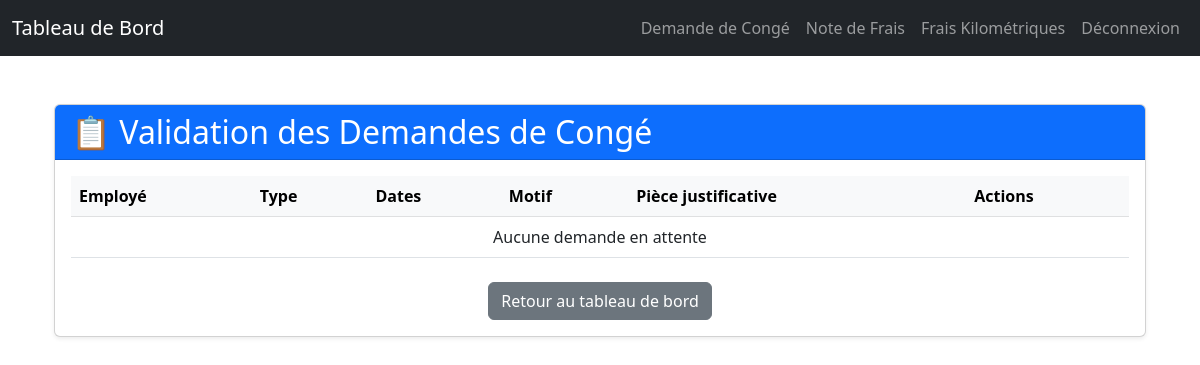
The page /manage-leaves/ (signed in) on the database as committed earlier.
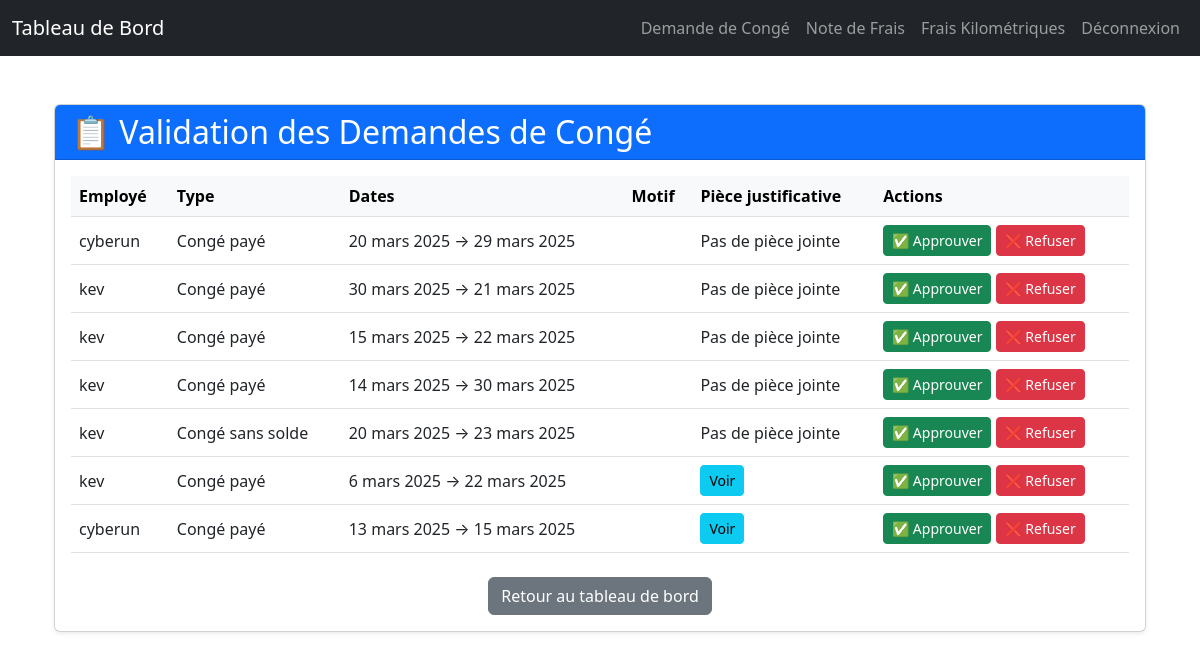
The same page on the database as committed later.
### rh_management/models.py (models this page shows, shortened)
class LeaveRequest(models.Model):
    user = models.ForeignKey(User, on_delete=models.CASCADE)
    leave_type = models.CharField(max_length=10, choices=LEAVE_TYPES, default='CP')
    start_date = models.DateField()
    end_date = models.DateField()
    reason = models.TextField(blank=True, null=True)
    status = models.CharField(max_length=10, choices=STATUS_CHOICES, default='pending')
    created_at = models.DateTimeField(auto_now_add=True)
    attachment = models.FileField(upload_to='receipts/', blank=True, null=True)
    notification_emails = models.TextField(blank=True, null=True)

### rh_management/views.py (the view)
# urls.py: path("manage-leaves/", manage_leaves_view, name="manage_leaves"),  # Manage leaves
@login_required
@user_passes_test(is_hr)
def manage_leaves_view(request):
    pending_leaves = LeaveRequest.objects.filter(status='pending')
    return render(request, 'rh_management/manage_leaves.html', {'pending_leaves': pending_leaves})

### rh_management/views.py (called while the page is built)
def is_hr(user):
    return user.is_staff  # Seuls les RH peuvent approuver les congés
    return user.is_staff  # Seuls les RH peuvent approuver les congés

### templates/rh_management/manage_leaves.html
{% extends "base.html" %}
{% block content %}
<div class="container mt-5">
    <div class="card shadow-sm">
        <div class="card-header bg-primary text-white">
            <h2 class="mb-0">📋 Validation des Demandes de Congé</h2>
        </div>
        <div class="card-body">
            <table class="table table-hover">
                <thead class="table-light">
                    <tr>
                        <th>Employé</th>
                        <th>Type</th>
                        <th>Dates</th>
                        <th>Motif</th>
                        <th>Pièce justificative</th>
                        <th>Actions</th>
                    </tr>
                </thead>
                <tbody>
                    {% for leave in pending_leaves %}
                    <tr>
                        <td>{{ leave.user.username }}</td>
                        <td>{{ leave.get_leave_type_display }}</td>
                        <td>{{ leave.start_date }} → {{ leave.end_date }}</td>
                        <td>{{ leave.reason }}</td>
                        <td>
                            {% if leave.attachment %}
                            <a href="{{ leave.attachment.url }}" target="_blank" class="btn btn-info btn-sm">Voir</a>
                            {% else %}
                            Pas de pièce jointe
                            {% endif %}
                        </td>
                        <td>
                            <a href="{% url 'approve_leave' leave.id %}" class="btn btn-success btn-sm">✅ Approuver</a>
                            <a href="{% url 'reject_leave' leave.id %}" class="btn btn-danger btn-sm">❌ Refuser</a>
                        </td>
                    </tr>
                    {% empty %}
                    <tr>
                        <td colspan="6" class="text-center">Aucune demande en attente</td>
                    </tr>
                    {% endfor %}
                </tbody>
            </table>
            <div class="text-center mt-4">
                <a href="{% url 'dashboard' %}" class="btn btn-secondary">Retour au tableau de bord</a>
            </div>
        </div>
    </div>
</div>
{% endblock %}

Rows that differ between the two databases and show on the page:
added LeaveRequest: user.username "cyberun", leave_type "Congé payé", start_date "20 mars 2025", end_date "29 mars 2025", shows "Pas de pièce jointe"
added LeaveRequest: user.username "kev", leave_type "Congé payé", start_date "30 mars 2025", end_date "21 mars 2025", shows "Pas de pièce jointe"
added LeaveRequest: user.username "kev", leave_type "Congé payé", start_date "15 mars 2025", end_date "22 mars 2025", shows "Pas de pièce jointe"
added LeaveRequest: user.username "kev", leave_type "Congé payé", start_date "14 mars 2025", end_date "30 mars 2025", attachment "Pas de pièce jointe"
added LeaveRequest: user.username "kev", leave_type "Congé sans solde", start_date "20 mars 2025", end_date "23 mars 2025", attachment "Pas de pièce jointe"
added LeaveRequest: user.username "kev", leave_type "Congé payé", start_date "6 mars 2025", end_date "22 mars 2025"
added LeaveRequest: user.username "cyberun", leave_type "Congé payé", start_date "13 mars 2025", end_date "15 mars 2025"
Other text that changed with them:
text no longer shown: "Aucune demande en attente"
